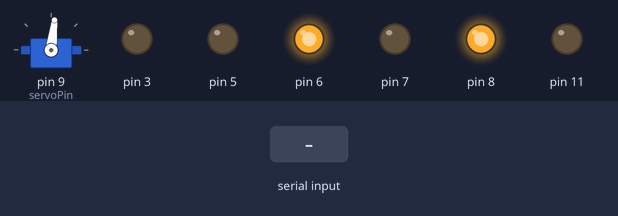
This sketch was run on a simulated Arduino Nano, built with avr-gcc and run on an emulated ATmega328P. On the bench: servo, output pins drawn as LEDs (lit = HIGH). The test bench sets the inputs (shaded band). What the sketch prints to the serial monitor is not drawn.

Above: at 1.2 s.
1.3 s: ";" received over Serial
2.8 s: "1;90;45\n" received over Serial
Timing chart, 0 to 5.8 s (numbered marks = the images above; inputs shaded):
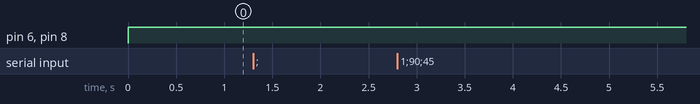

Measured:
- after the input at 1.3 s, every drawn part: stays the same
- after the input at 2.8 s, every drawn part: stays the same

The sketch:

cart.ino
```cpp
// stty -F /dev/ttyUSB0 cs8 9600 ignbrk -brkint -icrnl -imaxbel -opost -onlcr -isig -icanon -iexten -echo -echoe -echok -echoctl -echoke noflsh -ixon -crtscts
// echo "$(cat packet.txt)" > /dev/ttyUSB0
// cat -n /dev/ttyUSB0
// cp /home/pi/.arduino15/preferences-nano.txt /home/pi/.arduino15/preferences.txt && ~/projects/arduino-1.8.13/arduino --upload /home/pi/projects/arduino-cart/cart.ino --port /dev/ttyUSB0

#include <Servo.h>

struct Motor {
    int in1;
    int in2;
    int enable;
};

struct Cart {
    int motor;
    int wheel;
};

Motor M1 = { 5, 6, 3 };
Motor M2 = { 7, 8, 11 };

int servoPin = 9;
Servo Servo;

Cart C = { 0, 83 };

char charRead;
String commandString;

void setup() {
    Servo.attach(servoPin);
    pinMode(M1.in1, OUTPUT);
    pinMode(M1.in2, OUTPUT);
    pinMode(M2.in1, OUTPUT);
    pinMode(M2.in2, OUTPUT);
    Serial.begin(9600);
}

void loop() {
    executeCart();
    if (Serial.available()) {
        charRead = Serial.read();
        commandString += charRead;
        if (charRead == ';') {
            commandString = parseCommand(commandString);
            executeCart();
            // Serial.print("Status: " + String(C.motor) + "; " + String(C.wheel) + "\n");
            Serial.print("OK");
        }
    }
}

String parseCommand(String command) {
    command.trim();
    String property = "";
    String value = "";
    bool propertyDone = false;
    bool valueDone = false;
    for (int i = 0; i < command.length(); i++) {
        if (command[i] != ':' && command[i] != ';') {
            if (!propertyDone) {
                property += command[i];
            } else {
                value += command[i];
            }
        }
        if (command[i] == ':') {
            propertyDone = true;
        }
        if (command[i] == ';') {
            valueDone = true;
        }
        if (propertyDone && valueDone) {
            if (property == "M") {
                C.motor = value.toInt();
            }
            if (property == "W") {
                C.wheel = value.toInt();
            }
        }
    }
    return "";
}

void executeCart() {
    moveCart(M1, C.motor);
    moveCart(M2, C.motor);
    Servo.write(C.wheel);
}

void moveCart(Motor m, int pwm) {
    if (pwm >= 0) {
        digitalWrite(m.in1, LOW);
        digitalWrite(m.in2, HIGH);
    } else {
        digitalWrite(m.in1, HIGH);
        digitalWrite(m.in2, LOW);
    }
    analogWrite(m.enable, abs(pwm));
}
```
